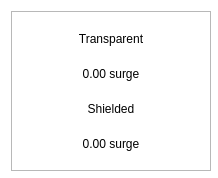
<?xml version="1.0" encoding="UTF-8"?>
<ui version="4.0">
 <class>BalanceBubble</class>
 <widget class="QWidget" name="BalanceBubble">
  <property name="geometry">
   <rect>
    <x>0</x>
    <y>0</y>
    <width>218</width>
    <height>178</height>
   </rect>
  </property>
  <property name="minimumSize">
   <size>
    <width>218</width>
    <height>178</height>
   </size>
  </property>
  <property name="maximumSize">
   <size>
    <width>250</width>
    <height>178</height>
   </size>
  </property>
  <property name="windowTitle">
   <string>Form</string>
  </property>
  <property name="styleSheet">
   <string notr="true">#BalanceBubble{
background-color:transparent
}</string>
  </property>
  <layout class="QVBoxLayout" name="verticalLayout_2">
   <property name="spacing">
    <number>0</number>
   </property>
   <item>
    <widget class="QFrame" name="frame">
     <property name="minimumSize">
      <size>
       <width>200</width>
       <height>160</height>
      </size>
     </property>
     <property name="maximumSize">
      <size>
       <width>250</width>
       <height>160</height>
      </size>
     </property>
     <property name="styleSheet">
      <string notr="true"/>
     </property>
     <property name="frameShape">
      <enum>QFrame::StyledPanel</enum>
     </property>
     <property name="frameShadow">
      <enum>QFrame::Raised</enum>
     </property>
     <property name="lineWidth">
      <number>10</number>
     </property>
     <layout class="QVBoxLayout" name="verticalLayout">
      <property name="spacing">
       <number>0</number>
      </property>
      <item>
       <layout class="QHBoxLayout" name="horizontalLayout">
        <item>
         <widget class="QLabel" name="lblFirst">
          <property name="styleSheet">
           <string notr="true"/>
          </property>
          <property name="text">
           <string>Transparent</string>
          </property>
          <property name="alignment">
           <set>Qt::AlignCenter</set>
          </property>
         </widget>
        </item>
       </layout>
      </item>
      <item>
       <widget class="QLabel" name="textTransparent">
        <property name="styleSheet">
         <string notr="true"/>
        </property>
        <property name="text">
         <string>0.00 surge</string>
        </property>
        <property name="alignment">
         <set>Qt::AlignCenter</set>
        </property>
       </widget>
      </item>
      <item>
       <widget class="QLabel" name="lblSecond">
        <property name="styleSheet">
         <string notr="true"/>
        </property>
        <property name="text">
         <string>Shielded</string>
        </property>
        <property name="alignment">
         <set>Qt::AlignCenter</set>
        </property>
       </widget>
      </item>
      <item>
       <widget class="QLabel" name="textShielded">
        <property name="styleSheet">
         <string notr="true"/>
        </property>
        <property name="text">
         <string>0.00 surge</string>
        </property>
        <property name="alignment">
         <set>Qt::AlignCenter</set>
        </property>
       </widget>
      </item>
     </layout>
    </widget>
   </item>
  </layout>
 </widget>
 <resources/>
 <connections/>
</ui>
